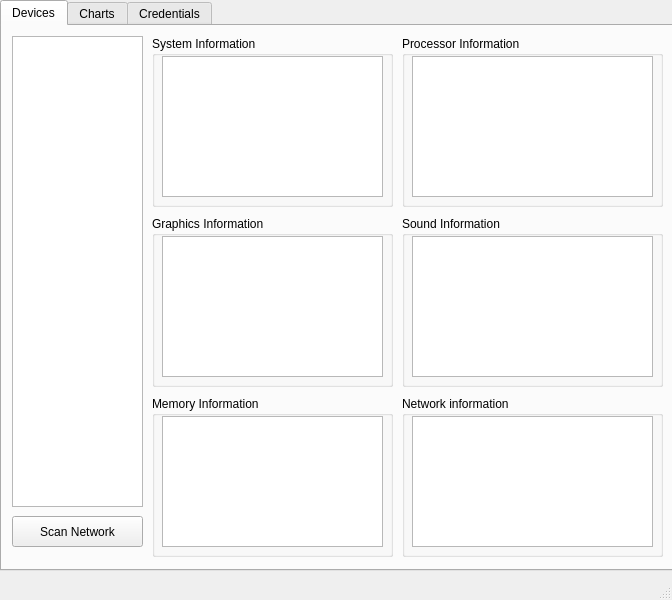
<?xml version="1.0" encoding="UTF-8"?>
<ui version="4.0">
 <class>NetworkAudit</class>
 <widget class="QMainWindow" name="NetworkAudit">
  <property name="geometry">
   <rect>
    <x>0</x>
    <y>0</y>
    <width>672</width>
    <height>600</height>
   </rect>
  </property>
  <property name="windowTitle">
   <string>MainWindow</string>
  </property>
  <widget class="QWidget" name="centralwidget">
   <widget class="QTabWidget" name="tab1">
    <property name="geometry">
     <rect>
      <x>0</x>
      <y>0</y>
      <width>791</width>
      <height>571</height>
     </rect>
    </property>
    <property name="currentIndex">
     <number>0</number>
    </property>
    <widget class="QWidget" name="Devices">
     <attribute name="title">
      <string>Devices</string>
     </attribute>
     <widget class="QGroupBox" name="System">
      <property name="geometry">
       <rect>
        <x>150</x>
        <y>10</y>
        <width>241</width>
        <height>171</height>
       </rect>
      </property>
      <property name="title">
       <string>System Information</string>
      </property>
      <widget class="QPlainTextEdit" name="system_info">
       <property name="geometry">
        <rect>
         <x>10</x>
         <y>20</y>
         <width>221</width>
         <height>141</height>
        </rect>
       </property>
       <property name="readOnly">
        <bool>true</bool>
       </property>
      </widget>
     </widget>
     <widget class="QGroupBox" name="Processor">
      <property name="geometry">
       <rect>
        <x>400</x>
        <y>10</y>
        <width>261</width>
        <height>171</height>
       </rect>
      </property>
      <property name="title">
       <string>Processor Information</string>
      </property>
      <widget class="QPlainTextEdit" name="processor_info">
       <property name="geometry">
        <rect>
         <x>10</x>
         <y>20</y>
         <width>241</width>
         <height>141</height>
        </rect>
       </property>
       <property name="readOnly">
        <bool>true</bool>
       </property>
      </widget>
     </widget>
     <widget class="QGroupBox" name="Graphics">
      <property name="geometry">
       <rect>
        <x>150</x>
        <y>190</y>
        <width>241</width>
        <height>171</height>
       </rect>
      </property>
      <property name="title">
       <string>Graphics Information</string>
      </property>
      <widget class="QPlainTextEdit" name="graphics_info">
       <property name="geometry">
        <rect>
         <x>10</x>
         <y>20</y>
         <width>221</width>
         <height>141</height>
        </rect>
       </property>
       <property name="readOnly">
        <bool>true</bool>
       </property>
      </widget>
     </widget>
     <widget class="QGroupBox" name="Sound">
      <property name="geometry">
       <rect>
        <x>400</x>
        <y>190</y>
        <width>261</width>
        <height>171</height>
       </rect>
      </property>
      <property name="title">
       <string>Sound Information</string>
      </property>
      <widget class="QPlainTextEdit" name="sound_info">
       <property name="geometry">
        <rect>
         <x>10</x>
         <y>20</y>
         <width>241</width>
         <height>141</height>
        </rect>
       </property>
       <property name="readOnly">
        <bool>true</bool>
       </property>
      </widget>
     </widget>
     <widget class="QGroupBox" name="Memory">
      <property name="geometry">
       <rect>
        <x>150</x>
        <y>370</y>
        <width>241</width>
        <height>161</height>
       </rect>
      </property>
      <property name="title">
       <string>Memory Information</string>
      </property>
      <widget class="QPlainTextEdit" name="memory_info">
       <property name="geometry">
        <rect>
         <x>10</x>
         <y>20</y>
         <width>221</width>
         <height>131</height>
        </rect>
       </property>
       <property name="readOnly">
        <bool>true</bool>
       </property>
      </widget>
     </widget>
     <widget class="QGroupBox" name="Network">
      <property name="geometry">
       <rect>
        <x>400</x>
        <y>370</y>
        <width>261</width>
        <height>161</height>
       </rect>
      </property>
      <property name="title">
       <string>Network information</string>
      </property>
      <widget class="QPlainTextEdit" name="network_info">
       <property name="geometry">
        <rect>
         <x>10</x>
         <y>20</y>
         <width>241</width>
         <height>131</height>
        </rect>
       </property>
       <property name="readOnly">
        <bool>true</bool>
       </property>
      </widget>
     </widget>
     <widget class="QPushButton" name="scan_button">
      <property name="geometry">
       <rect>
        <x>10</x>
        <y>490</y>
        <width>131</width>
        <height>31</height>
       </rect>
      </property>
      <property name="text">
       <string>Scan Network</string>
      </property>
     </widget>
     <widget class="QListWidget" name="device_list">
      <property name="geometry">
       <rect>
        <x>10</x>
        <y>10</y>
        <width>131</width>
        <height>471</height>
       </rect>
      </property>
     </widget>
    </widget>
    <widget class="QWidget" name="Charts">
     <attribute name="title">
      <string>Charts</string>
     </attribute>
     <widget class="GraphicsLayoutWidget" name="chart_grid" native="true">
      <property name="geometry">
       <rect>
        <x>0</x>
        <y>0</y>
        <width>661</width>
        <height>531</height>
       </rect>
      </property>
     </widget>
    </widget>
    <widget class="QWidget" name="Credentials">
     <attribute name="title">
      <string>Credentials</string>
     </attribute>
     <widget class="QGroupBox" name="groupBox">
      <property name="geometry">
       <rect>
        <x>10</x>
        <y>20</y>
        <width>251</width>
        <height>191</height>
       </rect>
      </property>
      <property name="title">
       <string>Credentals</string>
      </property>
      <widget class="QPlainTextEdit" name="plainTextEdit">
       <property name="geometry">
        <rect>
         <x>10</x>
         <y>20</y>
         <width>231</width>
         <height>31</height>
        </rect>
       </property>
      </widget>
      <widget class="QPlainTextEdit" name="plainTextEdit_2">
       <property name="geometry">
        <rect>
         <x>10</x>
         <y>80</y>
         <width>231</width>
         <height>31</height>
        </rect>
       </property>
      </widget>
     </widget>
     <widget class="QGroupBox" name="groupBox_2">
      <property name="geometry">
       <rect>
        <x>310</x>
        <y>20</y>
        <width>251</width>
        <height>191</height>
       </rect>
      </property>
      <property name="title">
       <string>SSH</string>
      </property>
      <widget class="QPlainTextEdit" name="plainTextEdit_3">
       <property name="geometry">
        <rect>
         <x>10</x>
         <y>20</y>
         <width>231</width>
         <height>31</height>
        </rect>
       </property>
      </widget>
      <widget class="QPlainTextEdit" name="plainTextEdit_4">
       <property name="geometry">
        <rect>
         <x>10</x>
         <y>80</y>
         <width>231</width>
         <height>31</height>
        </rect>
       </property>
      </widget>
     </widget>
    </widget>
   </widget>
  </widget>
  <widget class="QStatusBar" name="statusbar"/>
  <widget class="QMenuBar" name="menubar">
   <property name="geometry">
    <rect>
     <x>0</x>
     <y>0</y>
     <width>672</width>
     <height>21</height>
    </rect>
   </property>
  </widget>
 </widget>
 <customwidgets>
  <customwidget>
   <class>GraphicsLayoutWidget</class>
   <extends>QWidget</extends>
   <header>pyqtgraph</header>
   <container>1</container>
  </customwidget>
 </customwidgets>
 <resources/>
 <connections/>
</ui>
